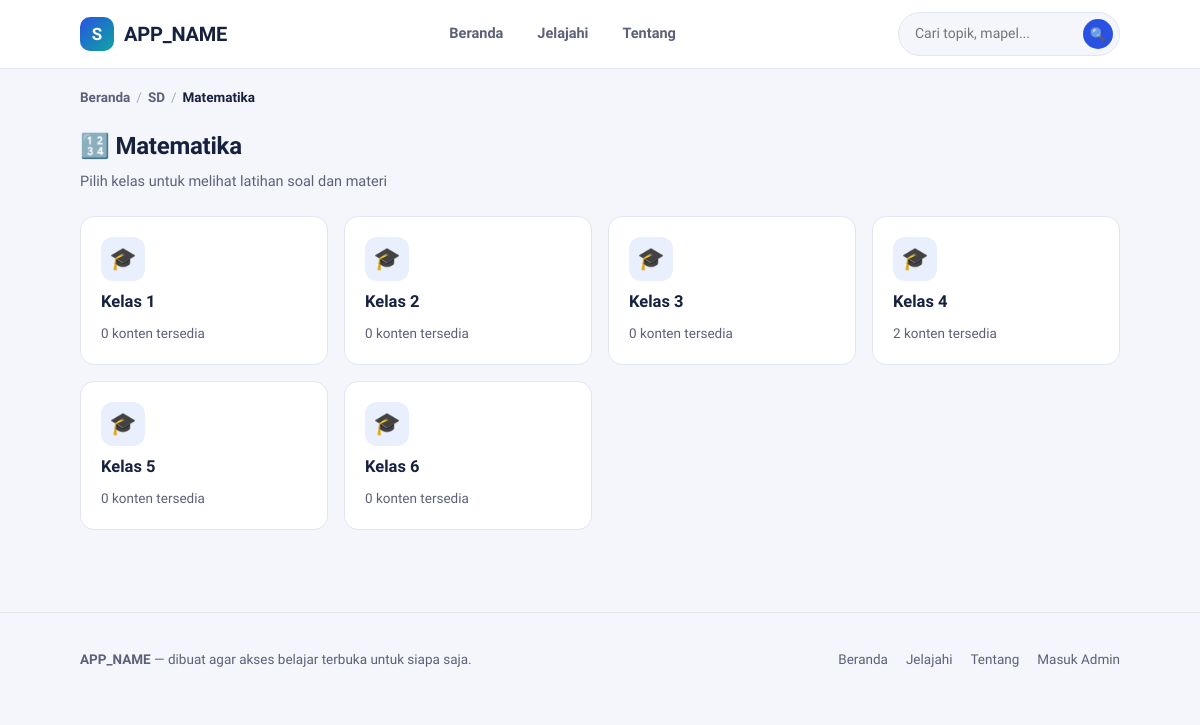
Screenshot of /mapel.php?slug=matematika&jenjang=sd with the database file from the repository.
### tables this page shows
CREATE TABLE IF NOT EXISTS mapel (
    id          INT UNSIGNED AUTO_INCREMENT PRIMARY KEY,
    jenjang_id  INT UNSIGNED NOT NULL,
    nama        VARCHAR(100) NOT NULL,
    slug        VARCHAR(100) NOT NULL,
    emoji       VARCHAR(10)  NULL DEFAULT '📘',
    urutan      INT UNSIGNED NOT NULL DEFAULT 0,
    created_at  DATETIME NOT NULL DEFAULT CURRENT_TIMESTAMP,
    UNIQUE KEY uq_mapel_slug (jenjang_id, slug),
    CONSTRAINT fk_mapel_jenjang FOREIGN KEY (jenjang_id) REFERENCES jenjang(id) ON DELETE CASCADE
);

CREATE TABLE IF NOT EXISTS jenjang (
    id          INT UNSIGNED AUTO_INCREMENT PRIMARY KEY,
    nama        VARCHAR(60)  NOT NULL,
    slug        VARCHAR(60)  NOT NULL UNIQUE,
    deskripsi   VARCHAR(255) NULL,
    urutan      INT UNSIGNED NOT NULL DEFAULT 0,
    created_at  DATETIME NOT NULL DEFAULT CURRENT_TIMESTAMP
);

CREATE TABLE IF NOT EXISTS kelas (
    id          INT UNSIGNED AUTO_INCREMENT PRIMARY KEY,
    mapel_id    INT UNSIGNED NOT NULL,
    nama        VARCHAR(60)  NOT NULL,
    slug        VARCHAR(60)  NOT NULL,
    urutan      INT UNSIGNED NOT NULL DEFAULT 0,
    created_at  DATETIME NOT NULL DEFAULT CURRENT_TIMESTAMP,
    UNIQUE KEY uq_kelas_slug (mapel_id, slug),
    CONSTRAINT fk_kelas_mapel FOREIGN KEY (mapel_id) REFERENCES mapel(id) ON DELETE CASCADE
);

### includes/functions.php (called while the page is built, shortened)
<?php
function h(?string $value): string
{
    return htmlspecialchars($value ?? '', ENT_QUOTES, 'UTF-8');
}
function url_publik(string $path = ''): string
{
    return rtrim(APP_URL, '/') . '/' . ltrim($path, '/');
}

### mapel.php (the view, shortened to what this page needs)
<?php
require_once __DIR__ . '/includes/functions.php';
$pdo = db();
$slugMapel = trim($_GET['slug'] ?? '');
$slugJenjang = trim($_GET['jenjang'] ?? '');
$stmt = $pdo->prepare(
    'SELECT m.*, j.nama AS jenjang_nama, j.slug AS jenjang_slug
     FROM mapel m JOIN jenjang j ON j.id = m.jenjang_id
     WHERE m.slug = :slug AND j.slug = :jenjang'
);
$stmt->execute(['slug' => $slugMapel, 'jenjang' => $slugJenjang]);
$mapel = $stmt->fetch();
$stmt = $pdo->prepare(
    "SELECT k.*,
            (SELECT COUNT(*) FROM topik t WHERE t.kelas_id = k.id AND t.status='published') AS jumlah_konten
     FROM kelas k WHERE k.mapel_id = :id ORDER BY k.urutan, k.nama"
);
$stmt->execute(['id' => $mapel['id']]);
$kelasList = $stmt->fetchAll();
require __DIR__ . '/includes/header.php';
?>
<nav class="breadcrumb">
    <a href="<?= h(url_publik('index.php')) ?>">Beranda</a>
    <span class="pemisah">/</span>
    <a href="<?= h(url_publik('jenjang.php?slug=' . urlencode($mapel['jenjang_slug']))) ?>"><?= h($mapel['jenjang_nama']) ?></a>
    <span class="pemisah">/</span>
    <span class="sekarang"><?= h($mapel['nama']) ?></span>
</nav>
<div class="section-head">
    <div>
        <h2><?= h($mapel['emoji']) ?> <?= h($mapel['nama']) ?></h2>
        <p>Pilih kelas untuk melihat latihan soal dan materi</p>
    </div>
</div>
<?php if ($kelasList): ?>
<div class="grid-kartu">
    <?php foreach ($kelasList as $k): ?>
        <a href="<?= h(url_publik('kelas.php?slug=' . urlencode($k['slug']) . '&mapel=' . urlencode($mapel['slug']) . '&jenjang=' . urlencode($mapel['jenjang_slug']))) ?>" class="kartu">
            <span class="emoji">🎓</span>
            <h3><?= h($k['nama']) ?></h3>
            <p class="ket"><?= (int)$k['jumlah_konten'] ?> konten tersedia</p>
        </a>
    <?php endforeach; ?>
</div>
<?php endif; ?>
<?php require __DIR__ . '/includes/footer.php'; ?>

### assets/css/style.css (style rules this page uses)
:root { --ink: #16213E; --muted: #5B6178; --paper: #FFFFFF; --bg: #F4F6FB; --line: #E2E6F0; --primary: #2952E3; --primary-dark: #1D3BB0; --primary-tint: #EAEFFD; --accent: #FF8C42; --accent-tint: #FFF1E4; --teal: #0EA5A0; --teal-tint: #E4F7F6; --success: #17A672; --danger: #E0483E; --radius-sm: 8px; --radius-md: 14px; --radius-lg: 22px; --shadow: 0 1px 2px rgba(22, 33, 62, 0.06); --container: 1120px; }
* { box-sizing: border-box; }
html { scroll-behavior: smooth; overflow-x: hidden; }
body { margin: 0; font-family: 'Plus Jakarta Sans', -apple-system, BlinkMacSystemFont, 'Segoe UI', sans-serif; background: var(--bg); color: var(--ink); line-height: 1.55; -webkit-font-smoothing: antialiased; overflow-x: hidden; width: 100%; }
a { color: inherit; text-decoration: none; }
.section-head { display: flex; align-items: flex-end; justify-content: space-between; gap: 16px; margin-bottom: 22px; }
.section-head h2 { font-size: 24px; margin: 0 0 6px; font-weight: 800; letter-spacing: -0.01em; }
.section-head p { margin: 0; color: var(--muted); font-size: 14.5px; }
.breadcrumb { display: flex; flex-wrap: wrap; align-items: center; gap: 6px; font-size: 13.5px; color: var(--muted); margin-bottom: 20px; }
.breadcrumb a { color: var(--muted); font-weight: 600; }
.breadcrumb .pemisah { opacity: .5; }
.breadcrumb .sekarang { color: var(--ink); font-weight: 700; }
.grid-kartu { display: grid; grid-template-columns: repeat(auto-fill, minmax(230px, 1fr)); gap: 16px; }
.kartu { background: var(--paper); border: 1.5px solid var(--line); border-radius: var(--radius-md); padding: 20px; display: flex; flex-direction: column; gap: 10px; transition: border-color .15s ease, transform .15s ease; min-width: 0; overflow: hidden; }
.kartu .emoji { width: 44px; height: 44px; border-radius: 12px; background: var(--primary-tint); display: flex; align-items: center; justify-content: center; font-size: 22px; flex-shrink: 0; }
.kartu h3 { margin: 0; font-size: 16.5px; font-weight: 700; line-height: 1.35; overflow-wrap: break-word; word-break: break-word; hyphens: auto; }
.kartu p.ket { margin: 0; color: var(--muted); font-size: 13.5px; overflow-wrap: break-word; word-break: break-word; }

### rows the page displays
mapel: jenjang.nama "SD", nama "Matematika", emoji "🔢"
kelas: nama "Kelas 1", jumlah_konten "0"
kelas: nama "Kelas 2", jumlah_konten "0"
kelas: nama "Kelas 3", jumlah_konten "0"
kelas: nama "Kelas 4", jumlah_konten "2"
kelas: nama "Kelas 5", jumlah_konten "0"
kelas: nama "Kelas 6", jumlah_konten "0"

### other values shown
APP_NAME "APP_NAME"
